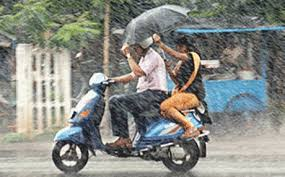
%> input picture project/Rain Pixel/Bangalore Rain/Rain1.jpg, 285 x 177 px
$ octave --eval "result = find_rain(imread('Bangalore Rain/Rain1.jpg'));"   (GNU Octave 9; MATLAB toolbox functions it lacks are replaced by stand-ins)
%> lines starting %> are read from the running program, lines starting %| are printed output that depends on the picture
%% To find only rain
function [No_Of_RainPixels OnlyRainImage] = find_rain(I)
if ndims(I) == 3
   I2=rgb2gray(I);
else
   I2 = I;
end

BW2 = bwmorph(I2,'remove');
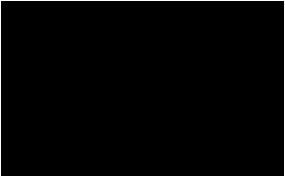
%> BW2: size 177x285 logical; 1.8% white in thin lines or dots
%figure,imshow(BW2);
BW3 = bwmorph(I2,'skel',Inf);
%> BW3: size 177x285 logical; 0.91% white in thin lines or dots
%figure,imshow(BW3);

SE = strel('arbitrary',eye(5));

BW2 = imerode(I2,SE);
%> BW2: size 177x285 uint8
%figure,imshow(BW2)
BW3 = imdilate(BW2,SE);
%> BW3: size 177x285 uint8
%figure,imshow(BW3)
closeBW = imclose(BW3,SE);
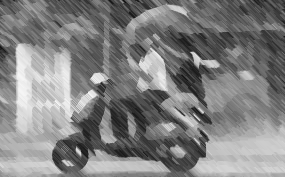
%> closeBW: size 177x285 uint8; min 15, max 246, mean 129.1
%figure, imshow(closeBW);
hy = fspecial('sobel');

hx = hy';
Iy = imfilter(double(I), hy, 'replicate');
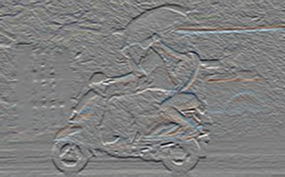
%> Iy: size 177x285x3 double; mean R, G, B -2.4, -1.8, -2.2; drawn with min black and max white
Ix = imfilter(double(I), hx, 'replicate');
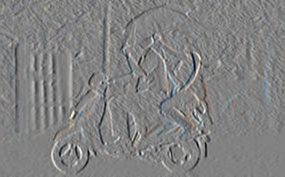
%> Ix: size 177x285x3 double; mean R, G, B 0.2, 0.2, 0.2; drawn with min black and max white
gradmag = sqrt(Ix.^2 + Iy.^2);
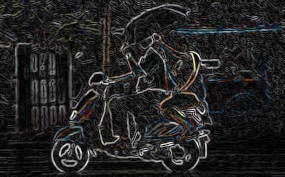
%> gradmag: size 177x285x3 double; mean R, G, B 132.9, 131.9, 131.5; drawn with min black and max white
Iobrd = imdilate(BW2, SE );
Iobrcbr = imreconstruct(imcomplement(Iobrd), imcomplement(closeBW));
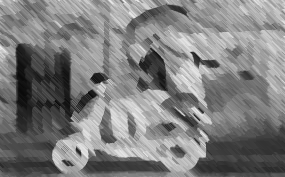
%> Iobrcbr: size 177x285 uint8; min 9, max 240, mean 125.9
Iobrcbr = imcomplement(Iobrcbr);
%figure, imshow(Iobrcbr);
OnlyRainImage = imregionalmax(Iobrcbr);
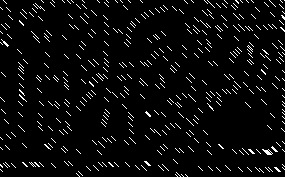
%> OnlyRainImage: size 177x285 logical; 4.5% white in thin lines or dots
%figure, imshow(OnlyRainImage);title('Only Rain');
 % Perform connected component analysis
 cc = bwconncomp(OnlyRainImage,8);
%> cc = 417 connected components
 No_Of_RainPixels = cc.NumObjects;
%> No_Of_RainPixels = 417

$ run again, on project/Rain Pixel/Bangalore Rain/Rain2.jpg
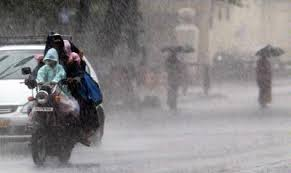
%> input picture project/Rain Pixel/Bangalore Rain/Rain2.jpg, 291 x 173 px
%> in find_rain, `BW3 = bwmorph(I2,'skel',Inf);`:
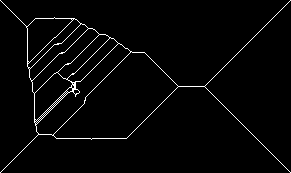
%> BW3: size 173x291 logical; 2.4% white in thin lines or dots
%> in find_rain, `OnlyRainImage = imregionalmax(Iobrcbr);`:
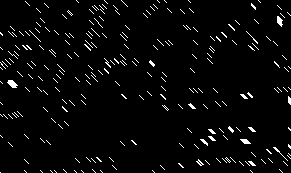
%> OnlyRainImage: size 173x291 logical; 3.3% white in thin lines or dots
%> cc = 242 connected components
%> No_Of_RainPixels = 242

$ run again, on project/Rain Pixel/Bangalore Rain/Rain3.jpg
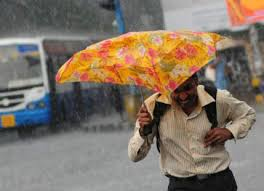
%> input picture project/Rain Pixel/Bangalore Rain/Rain3.jpg, 264 x 191 px
%> in find_rain, `BW3 = bwmorph(I2,'skel',Inf);`:
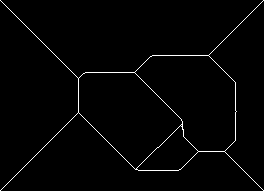
%> BW3: size 191x264 logical; 1.6% white in thin lines or dots
%> in find_rain, `OnlyRainImage = imregionalmax(Iobrcbr);`:
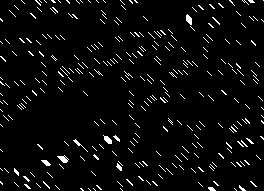
%> OnlyRainImage: size 191x264 logical; 4.1% white in thin lines or dots
%> cc = 290 connected components
%> No_Of_RainPixels = 290

$ run again, on project/Rain Pixel/Bangalore Rain/Rain4.jpg
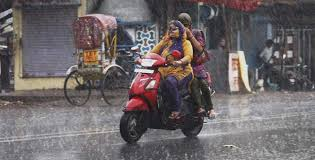
%> input picture project/Rain Pixel/Bangalore Rain/Rain4.jpg, 315 x 160 px
%> in find_rain, `OnlyRainImage = imregionalmax(Iobrcbr);`:
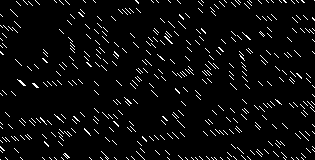
%> OnlyRainImage: size 160x315 logical; 4.3% white in thin lines or dots
%> cc = 405 connected components
%> No_Of_RainPixels = 405
